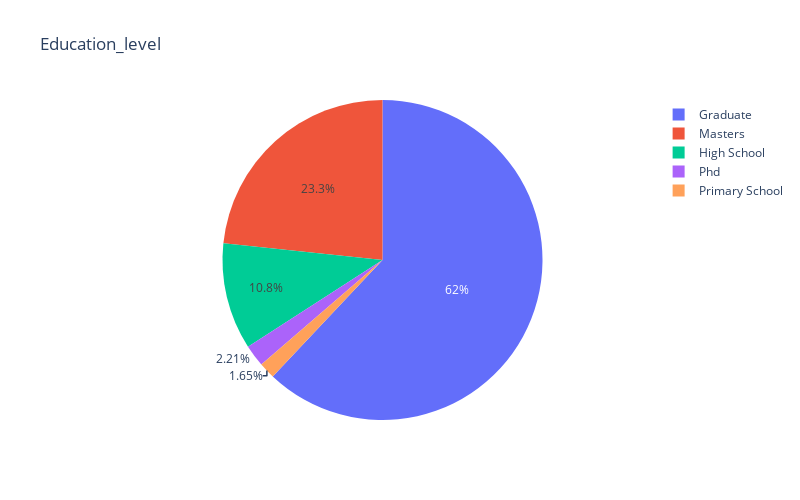

Here is the notebook cell this chart was saved with:
### Code cell
import plotly.express as px
from plotly.subplots import make_subplots
import plotly.graph_objs as go

el = train['education_level'].value_counts().reset_index()
el.columns = [
    'education_level', 
    'percent'
]
el['percent'] /= len(train)

fig = px.pie(
    el, 
    names='education_level', 
    values='percent', 
    title='Education_level', 
    width=800,
    height=500 
)

fig.show()

### Figure 1 — Plotly figure (JSON) as saved in the notebook; plotly's stock layout.template omitted (floating-point values rounded to 4 significant figures)
{"data": [{"domain": {"x": [0, 1], "y": [0, 1]}, "hovertemplate": "education_level=%{label}<br>percent=%{value}<extra></extra>", "labels": ["Graduate", "Masters", "High School", "Phd", "Primary School"], "legendgroup": "", "name": "", "showlegend": true, "type": "pie", "values": [0.6054, 0.2276, 0.1053, 0.02161, 0.01608]}], "layout": {"height": 500, "legend": {"tracegroupgap": 0}, "title": {"text": "Education_level"}, "width": 800}}
